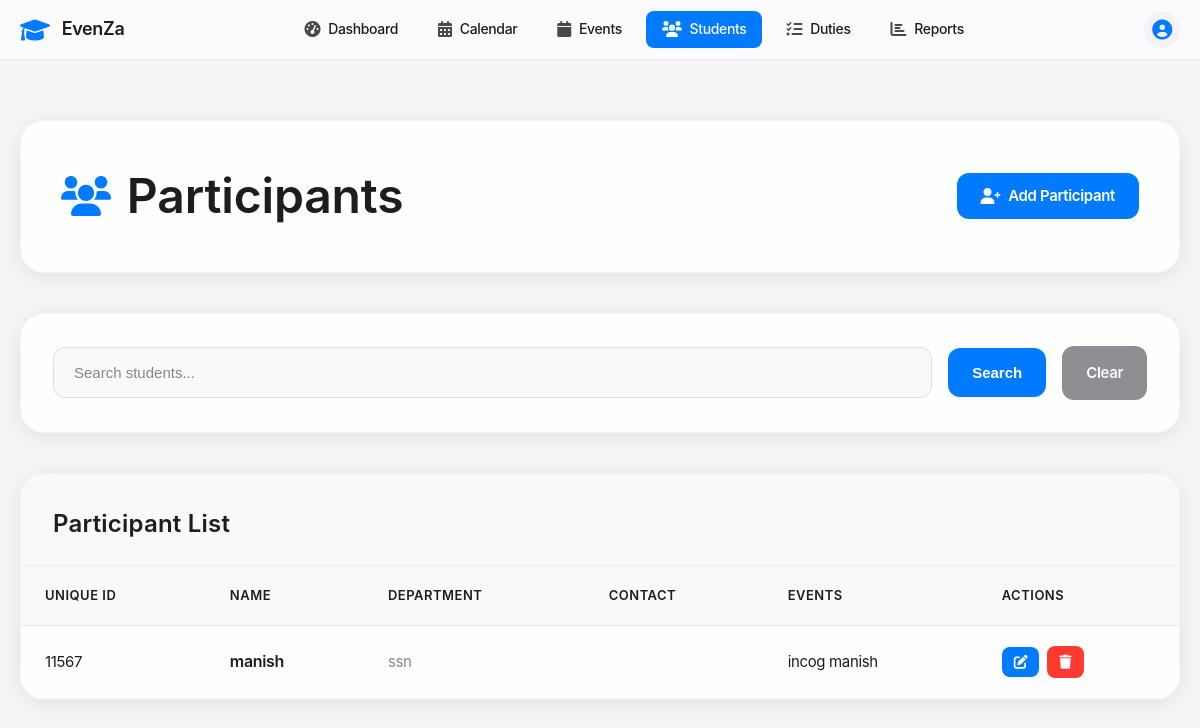
The app's page /participants (signed in), older data.
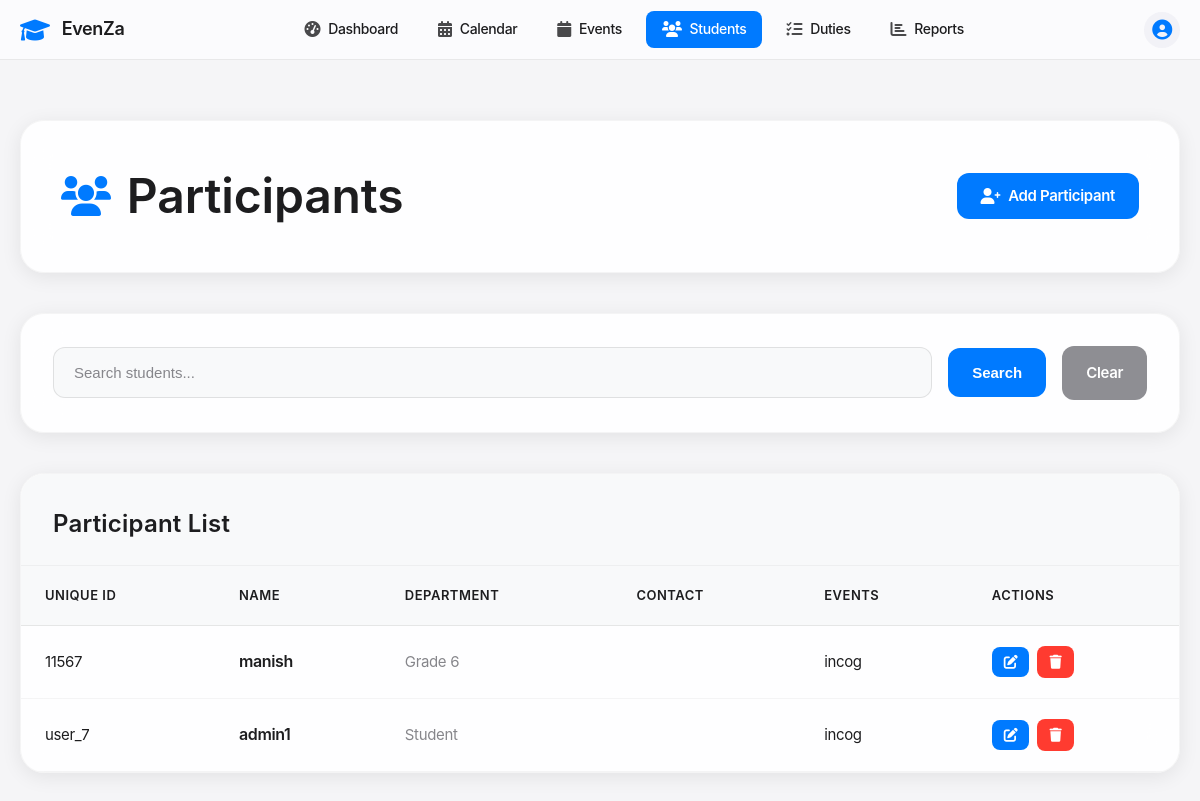
The same page, newer data.
### tables this page shows
CREATE TABLE participants (
            id INTEGER PRIMARY KEY AUTOINCREMENT,
            unique_id TEXT UNIQUE NOT NULL,
            name TEXT NOT NULL,
            type TEXT NOT NULL CHECK (type IN ('student')),
            class_dept TEXT NOT NULL,
            school TEXT NOT NULL,
            grade TEXT,
            contact TEXT,
            emergency_contact TEXT,
            created_at TIMESTAMP DEFAULT CURRENT_TIMESTAMP
        );

CREATE TABLE events (
            id INTEGER PRIMARY KEY AUTOINCREMENT,
            name TEXT NOT NULL,
            type TEXT NOT NULL,
            event_date DATE NOT NULL,
            start_time TIME NOT NULL,
            end_time TIME NOT NULL,
            venue TEXT NOT NULL,
            description TEXT,
            host_school TEXT NOT NULL,
            participating_schools TEXT,
            status TEXT DEFAULT 'upcoming',
            created_at TIMESTAMP DEFAULT CURRENT_TIMESTAMP
        );

### app.py (the view)
@app.route('/participants')
@login_required
def participants():
    conn = get_db_connection()
    search = request.args.get('search', '')
    query = 'SELECT * FROM participants WHERE type = "student"'
    params = []
    if search:
        query += ' AND (name LIKE ? OR class_dept LIKE ?)'
        params.extend([f'%{search}%', f'%{search}%'])
    participants_rows = conn.execute(query, params).fetchall()
    participants = []
    for row in participants_rows:
        p = dict(row)
        events_rows = conn.execute('''
            SELECT e.name
            FROM events e
            JOIN participant_events pe ON e.id = pe.event_id
            WHERE pe.participant_id = ?
        ''', (p['id'],)).fetchall()
        p['assigned_events_list'] = [e['name'] for e in events_rows]
        p['events_count'] = len(p['assigned_events_list'])
        participants.append(p)
    conn.close()
    return render_template('participants.html', participants=participants, search=search)

### app.py (called while the page is built)
def get_db_connection():
    conn = sqlite3.connect('events.db')
    conn.row_factory = sqlite3.Row
    return conn

def login_required(f):
    @wraps(f)
    def decorated_function(*args, **kwargs):
        if 'user_id' not in session:
            flash('Please login to access this page', 'error')
            return redirect(url_for('login'))
        return f(*args, **kwargs)
    return decorated_function

### templates/participants.html (shortened to what this page needs)
<!DOCTYPE html>
<html lang="en">
<head>
    <link href="https://cdnjs.cloudflare.com/ajax/libs/font-awesome/6.0.0/css/all.min.css" rel="stylesheet">
</head>
<body>
   <nav class="apple-nav">
        <div class="nav-container">
            <div class="nav-brand">
                <i class="fas fa-graduation-cap"></i>
                <span>EvenZa</span>
            </div>
            <div class="nav-menu">
                <a href="{{ url_for('dashboard') }}" class="nav-link ">
                    <i class="fas fa-tachometer-alt"></i>
                    <span>Dashboard</span>
                </a>
                <a href="{{ url_for('calendar_view') }}" class="nav-link">
                    <i class="fas fa-calendar-alt"></i>
                    <span>Calendar</span>
                </a>
                <a href="{{ url_for('events') }}" class="nav-link">
                    <i class="fas fa-calendar"></i>
                    <span>Events</span>
                </a>
                <a href="{{ url_for('participants') }}" class="nav-link active">
                    <i class="fas fa-users"></i>
                    <span>Students</span>
                </a>
                <a href="{{ url_for('duties') }}" class="nav-link">
                    <i class="fas fa-tasks"></i>
                    <span>Duties</span>
                </a>
                <a href="{{ url_for('reports') }}" class="nav-link ">
                    <i class="fas fa-chart-bar"></i>
                    <span>Reports</span>
                </a>
            </div>
            <div class="nav-user">
                <div class="user-avatar">
                    <i class="fas fa-user-circle"></i>
                </div>
            </div>
        </div>
    </nav>
    <div class="main-content">
        <div class="container">
            <div class="page-header fade-in">
                <h1 class="page-title">
                    <i class="fas fa-users"></i>
                    Participants
                </h1>
                {% if session.role in ['admin', 'super_admin'] %}
                <a href="{{ url_for('add_participant') }}" class="action-btn">
                    <i class="fas fa-user-plus"></i>
                    Add Participant
                </a>
                {% endif %}
            </div>
            <div class="search-section fade-in">
                <form method="GET" class="search-form">
                    <input type="text"
                           name="search"
                           class="search-input"
                           placeholder="Search students..."
                           value="{{ search }}">
                    <button type="submit" class="search-btn">Search</button>
                    <a href="{{ url_for('participants') }}" class="clear-btn">Clear</a>
                </form>
            </div>
            <div class="participants-card fade-in">
                <div class="card-header">
                    <h2 class="card-title">Participant List</h2>
                </div>
                <div class="card-body">
                    {% if participants %}
                        <div class="table-container">
                            <table class="participants-table">
                                <thead>
                                    <tr>
                                        <th>Unique ID</th>
                                        <th>Name</th>
                                        <th>Department</th>
                                        <th>Contact</th>
                                        <th>Events</th>
                                        {% if session.role in ['admin', 'super_admin'] %}
                                        <th>Actions</th>
                                        {% endif %}
                                    </tr>
                                </thead>
                                <tbody>
                                    {% for participant in participants %}
                                        <tr>
                                            <td>
                                                <div class="participant-unique-id">{{ participant.unique_id }}</div>
                                            </td>
                                            <td>
                                                <div class="participant-name">{{ participant.name }}</div>
                                            </td>
                                            <td>
                                                <div class="participant-department">{{ participant.class_dept }}</div>
                                            </td>
                                            <td>
                                            </td>
                                            <td>
                                                <div class="events-list">
                                                    {% if participant.assigned_events_list %}
                                                        {% for event_name in participant.assigned_events_list %}
                                                            <span class="badge badge-info">{{ event_name }}</span>
                                                        {% endfor %}
                                                    {% else %}
                                                        <small class="text-muted">No events assigned</small>
                                                    {% endif %}
                                                </div>
                                            </td>
                                            {% if session.role in ['admin', 'super_admin'] %}
                                            <td>
                                                <div class="action-group">
                                                    <a href="{{ url_for('edit_participant', id=participant.id) }}"
                                                       class="edit-btn"
                                                       title="Edit Participant">
                                                        <i class="fas fa-edit"></i>
                                                    </a>
                                                    <form method="POST"
                                                          action="{{ url_for('delete_participant', id=participant.id) }}"
                                                          class="delete-form">
                                                        <button type="submit"
                                                                class="delete-btn"
                                                                title="Delete Participant"
                                                                onclick="return confirm('Are you sure you want to delete this participant?')">
                                                            <i class="fas fa-trash"></i>
                                                        </button>
                                                    </form>
                                                </div>
                                            </td>
                                            {% endif %}
                                        </tr>
                                    {% endfor %}
                                </tbody>
                            </table>
                        </div>
                    {% else %}
                        <div class="empty-state">
                            <i class="fas fa-users"></i>
                            <p>No participants found.</p>
                        </div>
                    {% endif %}
                </div>
            </div>
        </div>
    </div>
</body>
</html>

Row changes from the older to the newer data that the page shows:
removed participants: unique_id "11567", name "manish", class_dept "ssn", events (name "incog")
no longer on this page (row unchanged): events: name "manish", shown under "11567"
added participants: unique_id "11567", name "manish", class_dept "Grade 6", events (name "incog")
added participants: unique_id "user_7", name "admin1", class_dept "Student", events (name "incog")
